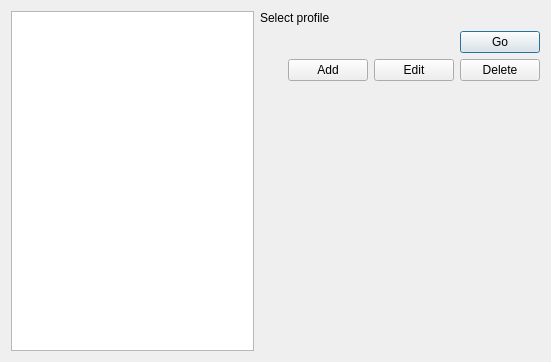
<?xml version="1.0" encoding="UTF-8"?>
<ui version="4.0">
 <class>ProfileForm</class>
 <widget class="QDialog" name="ProfileForm">
  <property name="geometry">
   <rect>
    <x>0</x>
    <y>0</y>
    <width>551</width>
    <height>362</height>
   </rect>
  </property>
  <property name="windowTitle">
   <string>Dialog</string>
  </property>
  <layout class="QHBoxLayout" name="horizontalLayout">
   <item>
    <widget class="QListWidget" name="lstMain"/>
   </item>
   <item>
    <layout class="QVBoxLayout" name="verticalLayout">
     <item>
      <widget class="QLabel" name="label">
       <property name="text">
        <string>Select profile</string>
       </property>
      </widget>
     </item>
     <item>
      <layout class="QHBoxLayout" name="horizontalLayout_2">
       <item>
        <spacer name="horizontalSpacer">
         <property name="orientation">
          <enum>Qt::Horizontal</enum>
         </property>
         <property name="sizeHint" stdset="0">
          <size>
           <width>40</width>
           <height>20</height>
          </size>
         </property>
        </spacer>
       </item>
       <item>
        <widget class="QPushButton" name="btnSelect">
         <property name="text">
          <string>Go</string>
         </property>
        </widget>
       </item>
      </layout>
     </item>
     <item>
      <layout class="QHBoxLayout" name="horizontalLayout_3">
       <item>
        <spacer name="horizontalSpacer_2">
         <property name="orientation">
          <enum>Qt::Horizontal</enum>
         </property>
         <property name="sizeHint" stdset="0">
          <size>
           <width>40</width>
           <height>20</height>
          </size>
         </property>
        </spacer>
       </item>
       <item>
        <widget class="QPushButton" name="btn_add">
         <property name="text">
          <string>Add</string>
         </property>
        </widget>
       </item>
       <item>
        <widget class="QPushButton" name="btn_edit">
         <property name="text">
          <string>Edit</string>
         </property>
        </widget>
       </item>
       <item>
        <widget class="QPushButton" name="btn_delete">
         <property name="text">
          <string>Delete</string>
         </property>
        </widget>
       </item>
      </layout>
     </item>
     <item>
      <spacer name="verticalSpacer">
       <property name="orientation">
        <enum>Qt::Vertical</enum>
       </property>
       <property name="sizeHint" stdset="0">
        <size>
         <width>20</width>
         <height>40</height>
        </size>
       </property>
      </spacer>
     </item>
    </layout>
   </item>
  </layout>
 </widget>
 <resources/>
 <connections/>
 <slots>
  <slot>btnSelect_clicked()</slot>
 </slots>
</ui>
